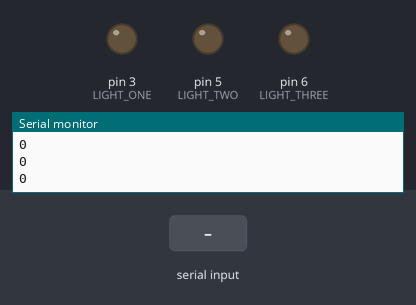
A sketch run on a simulated Arduino Uno, built with avr-gcc and run on an emulated ATmega328P. Shown: output pins drawn as LEDs (lit = HIGH), the last lines printed to the serial monitor. The inputs (shaded band) are chosen by the test bench.

Above: at 1.2 s.
1.3 s: "j" received over Serial
At 1.46 s:
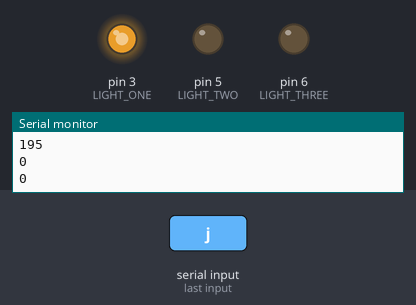
3.4 s: "k" received over Serial
At 3.56 s:
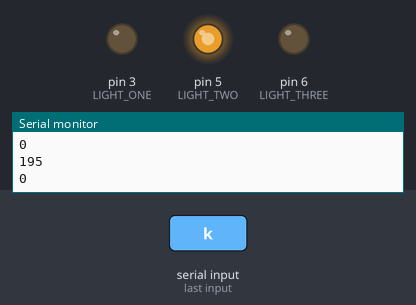
5.5 s: "l" received over Serial
At 5.66 s:
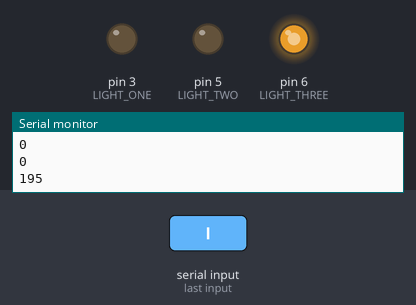
7.6 s: "j" received over Serial
At 8.07 s:
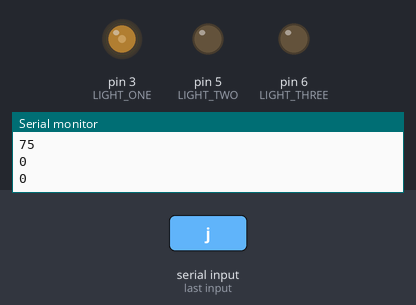
9.4 s: "k" received over Serial
11.2 s: "l" received over Serial
Timing chart, 0 to 14.0 s (numbered marks = the images above; inputs shaded):
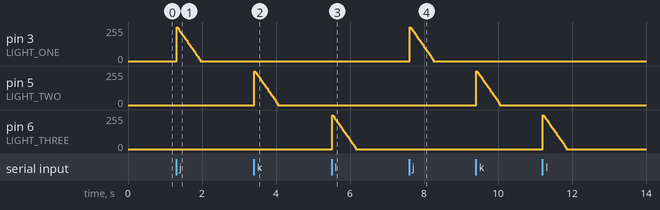

The sketch:

LightsArduino.ino
```cpp
#include <SoftwareSerial.h>

#define LIGHT_ONE 3
#define LIGHT_TWO 5
#define LIGHT_THREE 6

#define FADE_CONST 10
#define SLEEP_TIME 25

SoftwareSerial portOne(10,11);

short l1Val = 0;
short l2Val = 0;
short l3Val = 0;

void setup()
{
  Serial.begin(9600);
  pinMode(LIGHT_ONE,OUTPUT);
  pinMode(LIGHT_TWO,OUTPUT);
  pinMode(LIGHT_THREE,OUTPUT);
}

void loop()
{
  if(Serial.available()) {
    char inByte = Serial.read();
    Serial.write(inByte);

    if(inByte == 'j') {
      l1Val = 255;
    } else if (inByte == 'k') {
      l2Val = 255;
    } else if (inByte == 'l') {
      l3Val = 255;
    }
  }

  if(l1Val > FADE_CONST) {
      analogWrite(LIGHT_ONE, l1Val);
      l1Val -= FADE_CONST;
    } else {
      l1Val = 0;
      analogWrite(LIGHT_ONE, l1Val);
    }

    if(l2Val > FADE_CONST) {
      analogWrite(LIGHT_TWO, l2Val);
      l2Val -= FADE_CONST;
    } else {
      l2Val = 0;
      analogWrite(LIGHT_TWO, l2Val);
    }

    if(l3Val > FADE_CONST) {
      analogWrite(LIGHT_THREE, l3Val);
      l3Val -= FADE_CONST;
    } else {
      l3Val = 0;
      analogWrite(LIGHT_THREE, l3Val);
    }

    Serial.println(l1Val,DEC);
    Serial.println(l2Val,DEC);
    Serial.println(l3Val,DEC);
    delay(SLEEP_TIME);


}
```
